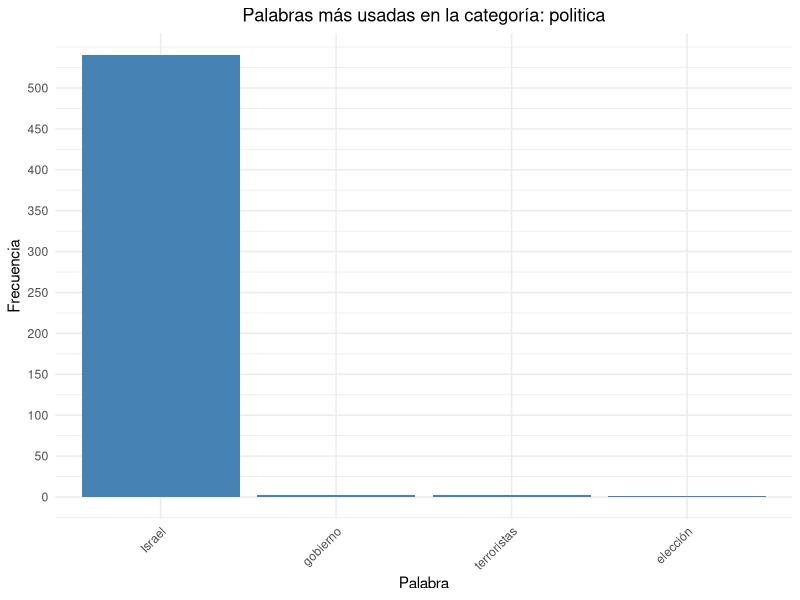
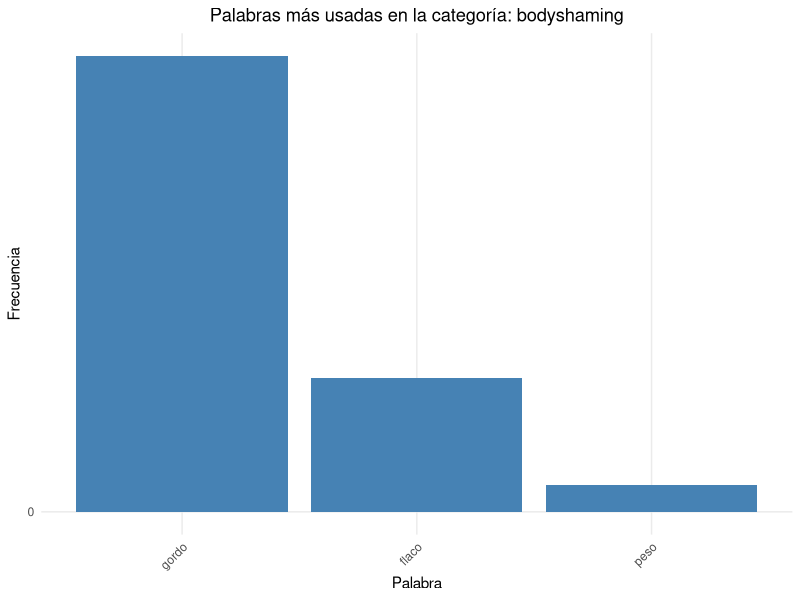
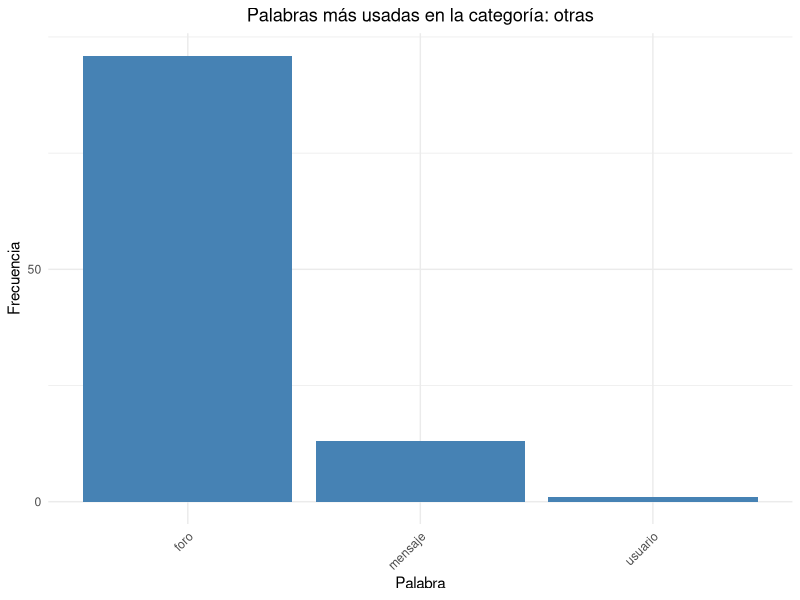
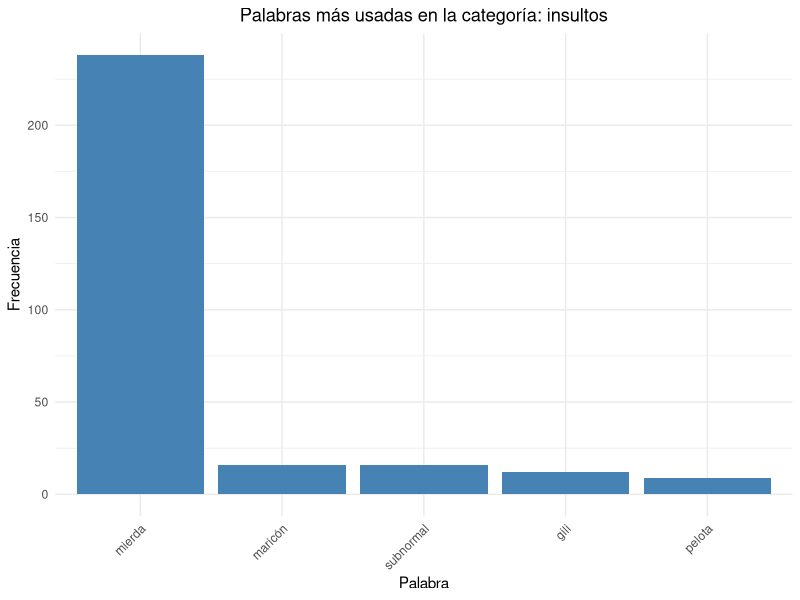
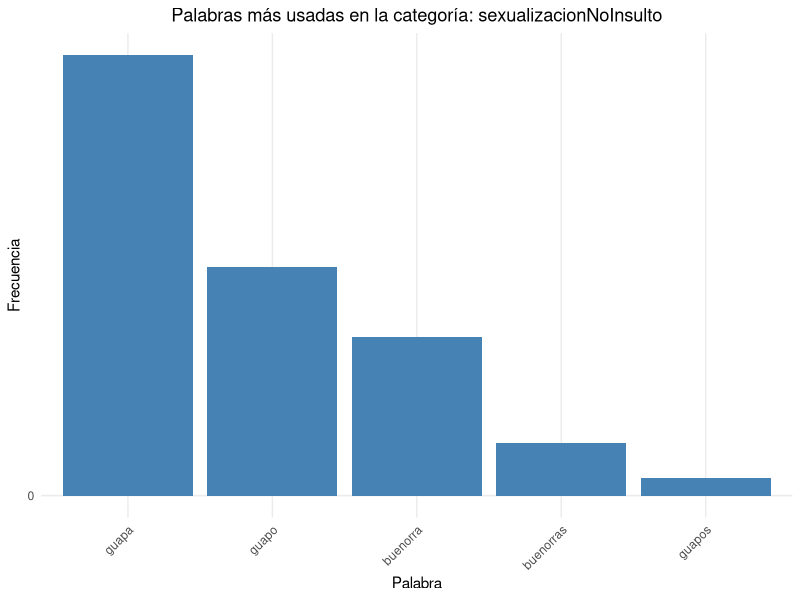
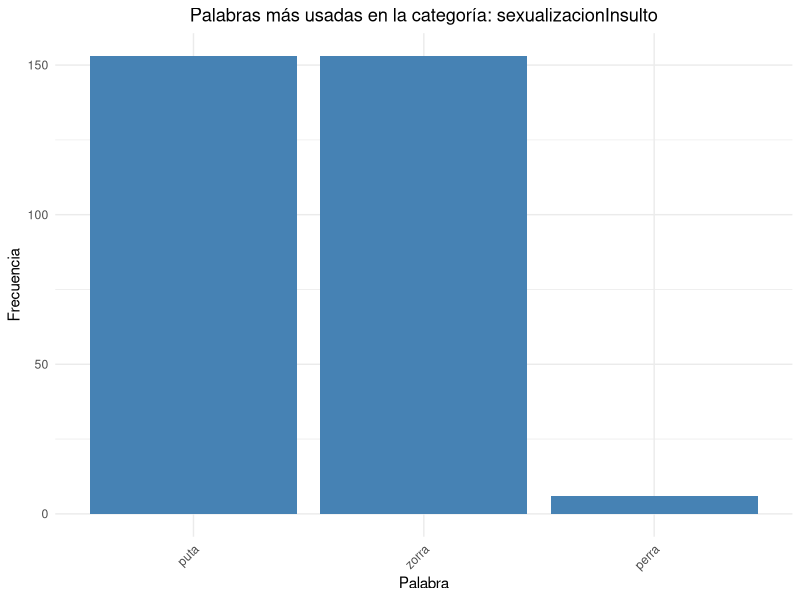

R code for these plots, in order:
library(tidyverse)
library(readxl)
library(ggplot2)
library(stringr)


clean_data <- read_excel("ForoData.xlsx")

#DICCIONARIO, CAMBIAR CUANDO SE CAMBIE EL OTRO SCRIPT

diccionario <- list(
  politica = c("Israel", "gobierno", "elección", "terroristas", "Netanhayu"),
  machismo = c("machismo", "misoginia", "sexismo"),
  bodyshaming = c("gordo", "flaco", "peso"),
  otras = c("foro", "mensaje", "usuario"),
  insultos = c("idiota", "estúpido", "imbécil", "tonto", "gilipollas", "capullo", "payaso", "cabrón", "subnormal", "hijo de puta", "cretino", "mamón", "caraculo", "miserable", "bobo", "lameculos", "pelota", "soplagaitas", "cabestro", "tarado", "jilipollas", "zángano", "zopenco", "lechón", "cachondo", "pardillo", "desgraciado", "cenutrio", "petardo", "chupatintas", "mamonazo", "maricón", "mierda", "farsante", "gañán", "mequetrefe", "botarate", "tontolaba", "imbécil de mierda", "mocoso", "ñú", "gilipuertas", "bocazas", "tontaina", "tontorrón", "papanatas", "panoli", "tontarra", "tolai", "fantasma", "cansino", "puto amo", "estúpido de mierda", "matao", "perroflauta", "malnacido", "bastardo", "baboso", "mosquita muerta", "metomentodo", "penco", "bocachancla", "pesado", "puñetero", "petulante", "chulo", "fresco", "flipado", "creído", "patán", "merluzo", "mongolo", "patético", "pelagatos", "cansao", "pelagambas", "pegaplatos", "huevón", "pollaboba", "tontolculo", "chupaculos", "parguela", "gusano", "tarugo", "pelele", "pelele de mierda", "miserable de mierda", "despojo", "pelocha", "pelochera", "casposo", "gafapasta", "gili", "lamebotas", "cabezón", "tocahuevos", "gordinflón", "cabeza de chorlito", "mariquita", "mamón de mierda", "cacho carne", "paquete", "inútil"),
  sexualizacionNoInsulto = c("sexy", "caliente", "atractivo", "atractiva", "atractivos", "atractivas", "guapo", "guapa", "guapos", "guapas", "buenorro", "buenorra", "buenorros", "buenorras", "macizo", "maciza", "macizos", "macizas"),
  sexualizacionInsulto = c("puta", "zorra", "perra", "prostituta", "ramera", "furcia", "meretriz", "buscona", "busconas", "buscones")
)

# Función que cuenta las palabras de cada categoria

contar_palabras_por_categoria <- function(df, diccionario) {
  frecuencias <- lapply(diccionario, function(palabras) {
    sapply(palabras, function(palabra) {
      sum(str_count(df$Post, fixed(palabra, ignore_case = TRUE)), na.rm = TRUE)
    })
  })
  return(frecuencias)
}

# dataframe con las frecuencias de las palabras por categoria

frecuencias_categorias <- contar_palabras_por_categoria(clean_data, diccionario)

# dataframe con los resultados
detalle_palabras_df <- data.frame(
  Categoria = character(),
  Palabra = character(),
  Frecuencia = integer()
)

for (categoria in names(diccionario)) {
  palabras <- diccionario[[categoria]]
  frecuencias <- frecuencias_categorias[[categoria]]
  palabras_frecuentes <- sort(frecuencias[frecuencias > 0], decreasing = TRUE)
  top_palabras <- head(palabras_frecuentes, 5)
  if (length(top_palabras) > 0) {
    detalle_palabras_df <- bind_rows(detalle_palabras_df, 
                                     data.frame(Categoria = categoria,
                                                Palabra = names(top_palabras),
                                                Frecuencia = as.integer(top_palabras)))
  }
}

# crea graficos de cada categoria
categorias <- unique(detalle_palabras_df$Categoria)

for (categoria in categorias) {
  # categoria actual
  data_categoria <- detalle_palabras_df %>%
    filter(Categoria == categoria)
  
  # Crear gráfico y lo guarda en PNG
  PNG <- ggplot(data_categoria, aes(x = reorder(Palabra, -Frecuencia), y = Frecuencia)) +
    geom_bar(stat = "identity", fill = "steelblue") +
    labs(title = paste("Palabras más usadas en la categoría:", categoria),
         x = "Palabra",
         y = "Frecuencia") +
    scale_x_discrete() +
    scale_y_continuous(breaks = seq(0, max(data_categoria$Frecuencia, na.rm = TRUE), by = 50)) +
    theme_minimal() +
    theme(
      axis.text.x = element_text(angle = 45, hjust = 1),
      plot.title = element_text(hjust = 0.5)
    )
  
  # Guardar el gráfico
  ggsave(paste0("grafico_", categoria, ".png"), plot = PNG)
}
